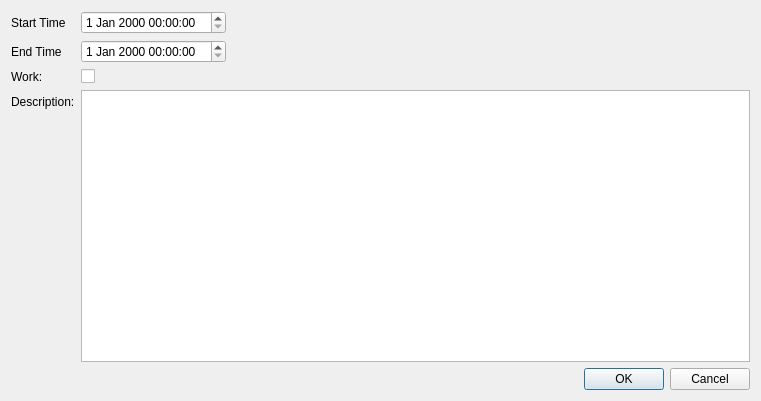
<?xml version="1.0" encoding="UTF-8"?>
<ui version="4.0">
 <class>WorkLogEntry</class>
 <widget class="QDialog" name="WorkLogEntry">
  <property name="geometry">
   <rect>
    <x>0</x>
    <y>0</y>
    <width>761</width>
    <height>401</height>
   </rect>
  </property>
  <property name="windowTitle">
   <string>Work Log Entry</string>
  </property>
  <layout class="QVBoxLayout" name="verticalLayout">
   <item>
    <layout class="QFormLayout" name="formLayout">
     <item row="0" column="0">
      <widget class="QLabel" name="label">
       <property name="text">
        <string>Start Time</string>
       </property>
      </widget>
     </item>
     <item row="0" column="1">
      <layout class="QHBoxLayout" name="horizontalLayout_3">
       <item>
        <widget class="QDateTimeEdit" name="startDTE"/>
       </item>
       <item>
        <spacer name="horizontalSpacer_3">
         <property name="orientation">
          <enum>Qt::Horizontal</enum>
         </property>
         <property name="sizeHint" stdset="0">
          <size>
           <width>40</width>
           <height>20</height>
          </size>
         </property>
        </spacer>
       </item>
      </layout>
     </item>
     <item row="1" column="1">
      <layout class="QHBoxLayout" name="horizontalLayout_2">
       <item>
        <widget class="QDateTimeEdit" name="endDTE"/>
       </item>
       <item>
        <spacer name="horizontalSpacer_2">
         <property name="orientation">
          <enum>Qt::Horizontal</enum>
         </property>
         <property name="sizeHint" stdset="0">
          <size>
           <width>40</width>
           <height>20</height>
          </size>
         </property>
        </spacer>
       </item>
      </layout>
     </item>
     <item row="3" column="0">
      <widget class="QLabel" name="label_7">
       <property name="text">
        <string>Description:</string>
       </property>
      </widget>
     </item>
     <item row="3" column="1">
      <widget class="QTextEdit" name="descriptionTE"/>
     </item>
     <item row="1" column="0">
      <widget class="QLabel" name="label_2">
       <property name="text">
        <string>End Time</string>
       </property>
      </widget>
     </item>
     <item row="2" column="0">
      <widget class="QLabel" name="label_3">
       <property name="text">
        <string>Work:</string>
       </property>
      </widget>
     </item>
     <item row="2" column="1">
      <widget class="QCheckBox" name="workCB">
       <property name="text">
        <string/>
       </property>
      </widget>
     </item>
    </layout>
   </item>
   <item>
    <widget class="QDialogButtonBox" name="buttonBox">
     <property name="orientation">
      <enum>Qt::Horizontal</enum>
     </property>
     <property name="standardButtons">
      <set>QDialogButtonBox::Cancel|QDialogButtonBox::Ok</set>
     </property>
    </widget>
   </item>
  </layout>
 </widget>
 <resources/>
 <connections>
  <connection>
   <sender>buttonBox</sender>
   <signal>accepted()</signal>
   <receiver>WorkLogEntry</receiver>
   <slot>accept()</slot>
   <hints>
    <hint type="sourcelabel">
     <x>248</x>
     <y>254</y>
    </hint>
    <hint type="destinationlabel">
     <x>157</x>
     <y>274</y>
    </hint>
   </hints>
  </connection>
  <connection>
   <sender>buttonBox</sender>
   <signal>rejected()</signal>
   <receiver>WorkLogEntry</receiver>
   <slot>reject()</slot>
   <hints>
    <hint type="sourcelabel">
     <x>316</x>
     <y>260</y>
    </hint>
    <hint type="destinationlabel">
     <x>286</x>
     <y>274</y>
    </hint>
   </hints>
  </connection>
 </connections>
</ui>
